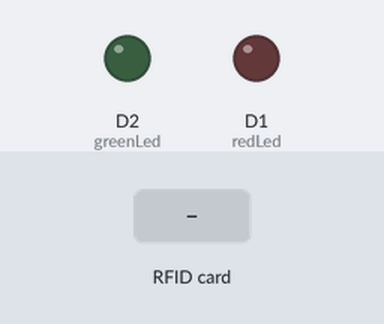
Bench run of a sketch on a simulated ESP8266 (NodeMCU). Shown: output pins drawn as LEDs (lit = HIGH). The inputs (shaded band) are chosen by the test bench. WiFi joins after 1.5 s; servers stay silent unless stated; uploads are accepted with an empty reply; what the sketch prints to the serial monitor is not drawn.

Above: at 2.7 s.
2.8 s: RFID card 5E 7A 19 C4 held to the reader
At 4.0 s:
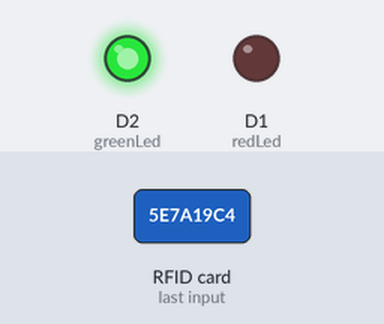
Timing chart, 0 to 5.8 s (numbered marks = the images above; inputs shaded):
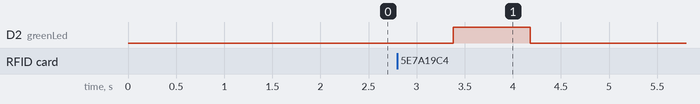

The sketch:

rfid.ino
```cpp
#include "MFRC522.h"
#include <ESP8266WiFi.h>
#include <ESP8266HTTPClient.h>
#include <WiFiClient.h>


#define RST_PIN D4// RST-PIN for RC522 - RFID - SPI - Modul GPIO15
#define SS_PIN  D8  // SDA-PIN for RC522 - RFID - SPI - Modul GPIO2
MFRC522 mfrc522(SS_PIN, RST_PIN);   // Create MFRC522 instance

//SSID of your network
char ssid[] = "Wifi_HackCjm"; //SSID of your Wi-Fi router
char pass[] = "Cj220229-"; //Password of your Wi-Fi router

//char ssid[] = "HackCjm"; //SSID of your Wi-Fi router
//char pass[] = "Cj220229"; //Password of your Wi-Fi router

String url = "http://apiaccesduino.pozo-alcon.com/api/registro/rfid?rfid_uuid=";

const int greenLed = D2;
const int redLed = D1;


void setup() {
  Serial.begin(9600);    // Initialize serial communications
  SPI.begin();           // Init SPI bus
  mfrc522.PCD_Init();    // Init MFRC522

  pinMode(greenLed, OUTPUT);
  pinMode(redLed, OUTPUT);

  // Conectado a red wifi
  Serial.println();
  Serial.println();
  Serial.print("Conectando ...");
  Serial.println(ssid);

  WiFi.begin(ssid, pass);

  while (WiFi.status() != WL_CONNECTED) {
    delay(500);
    Serial.print(".");

  }
  Serial.println("");
  Serial.println("Wi-Fi conectado");

}

void loop() {


  // Look for new cards
  if ( ! mfrc522.PICC_IsNewCardPresent()) {
    delay(500);
    return;
  }
  // Select one of the cards
  if ( ! mfrc522.PICC_ReadCardSerial()) {
    delay(500);
    return;
  }

  String UID = "";
    // Store NUID into nuidPICC array
    for (byte i = 0; i < 4; i++) {
      UID += mfrc522.uid.uidByte[i];
    }


  // Show some details of the PICC (that is: the tag/card)
  Serial.print("Card UID:");
  Serial.print(UID);

  Serial.println("\n");

  registrar(UID);
}

void registrar(String uuid) {
  WiFiClient client;
  HTTPClient http;

  if (http.begin(client, url+uuid)) {  // HTTP

      Serial.print("[HTTP] GET... " +url+uuid + "\n");
      // start connection and send HTTP header
      int httpCode = http.GET();

      // httpCode will be negative on error
      if (httpCode > 0) {
        // HTTP header has been send and Server response header has been handled
        Serial.printf("[HTTP] GET... code: %d\n", httpCode);
        // file found at server
        if (httpCode == HTTP_CODE_OK || httpCode == HTTP_CODE_MOVED_PERMANENTLY) {

          digitalWrite(greenLed, HIGH);
          delay(800);
          digitalWrite(greenLed, LOW);
        } else {
          digitalWrite(redLed, HIGH);
          delay(800);
          digitalWrite(redLed, LOW);
        }
      } else {
        digitalWrite(redLed, HIGH);
        Serial.printf("[HTTP] GET... failed, error: %s\n", http.errorToString(httpCode).c_str());
      }

      http.end();
    } else {
      digitalWrite(redLed, HIGH);
      Serial.printf("[HTTP} Unable to connect\n");
    }
}
```

Measured:
- after the input at 2.8 s, D2 (greenLed): LOW → HIGH after 0.58 s, → LOW 0.80 s later
